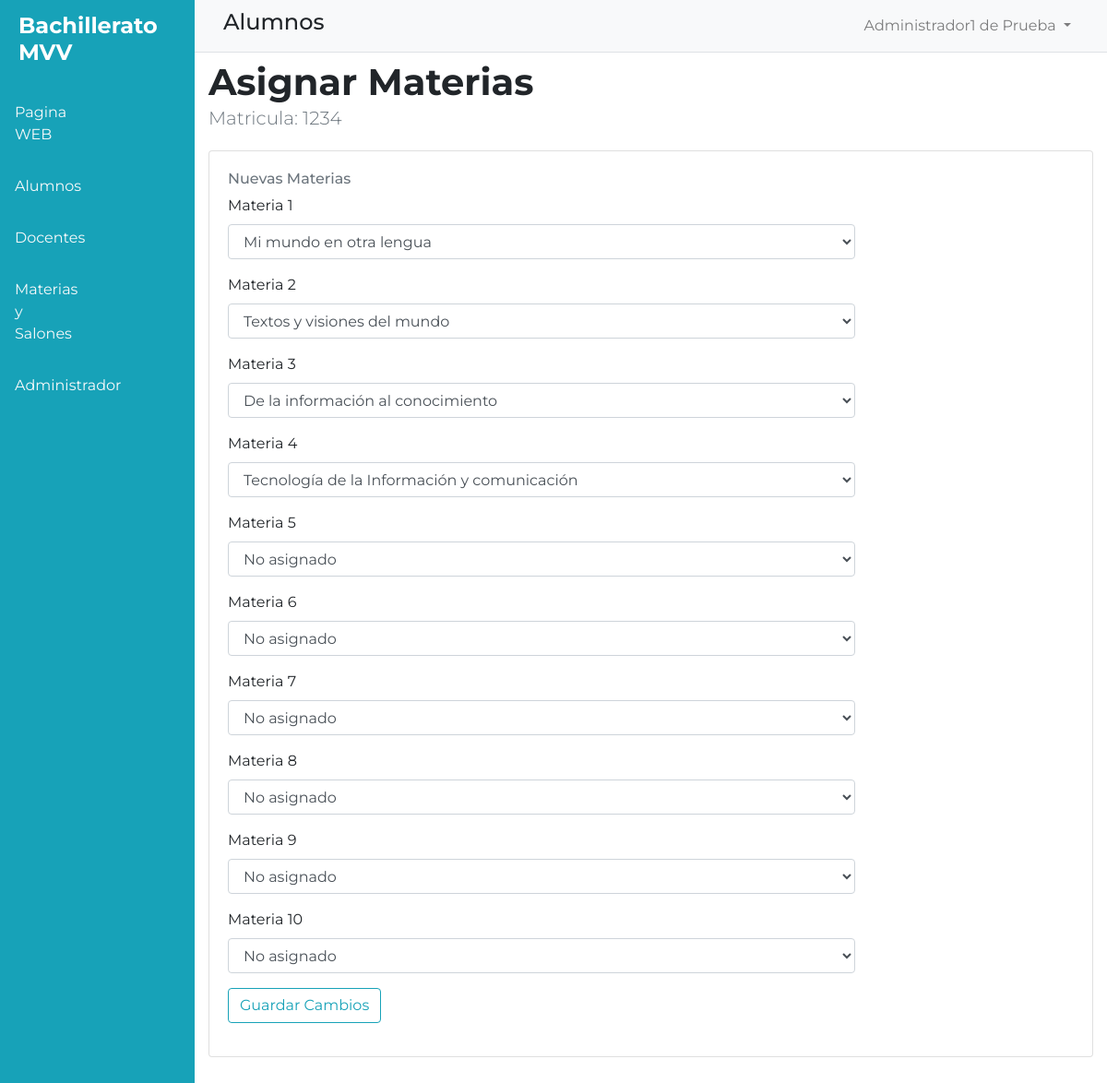
Screenshot of /editar-horario.php?matricula=1234 (signed in) with the database file from the repository.
### tables this page shows
CREATE TABLE `horario` (
  `matricula` varchar(45) NOT NULL,
  `materia1` varchar(45) DEFAULT NULL,
  `materia2` varchar(45) DEFAULT NULL,
  `materia3` varchar(45) DEFAULT NULL,
  `materia4` varchar(45) DEFAULT NULL,
  `materia5` varchar(45) DEFAULT NULL,
  `materia6` varchar(45) DEFAULT NULL,
  `materia7` varchar(45) DEFAULT NULL,
  `materia8` varchar(45) DEFAULT NULL,
  `materia9` varchar(45) DEFAULT NULL,
  `materia10` varchar(45) DEFAULT NULL
);

### editar-horario.php (the view, shortened to what this page needs)
<?php include "TEMPLETES/dashboard-admin.php";
$matricula=$_GET["matricula"];
include "CONF/conexion.php";
include "PHP/contrl-editar-horario.php";
$sqlmat=$conexion->query("SELECT * FROM horario WHERE matricula='$matricula'");
while($datos = $sqlmat->fetch_object()){
  $mat1=$datos->materia1;
  $mat2=$datos->materia2;
  $mat3=$datos->materia3;
  $mat4=$datos->materia4;
  $mat5=$datos->materia5;
  $mat6=$datos->materia6;
  $mat7=$datos->materia7;
  $mat8=$datos->materia8;
  $mat9=$datos->materia9;
  $mat10=$datos->materia10;
}
?>
      <div class="w-100">
        <nav class="navbar navbar-expand-lg navbar-light bg-light border-bottom">
          <div class="container">
          <h4>Alumnos</h4>
          <div class="collapse navbar-collapse" id="navbarSupportedContent">
            <ul class="navbar-nav ml-auto">
              <li class="nav-item dropdown ml-4">
                <a class="nav-link dropdown-toggle" href="#" id="navbarDropdown" role="button" data-toggle="dropdown" aria-haspopup="true" aria-expanded="false">
                <?php
                  echo $_SESSION["nombre"] ," ", $_SESSION["apellidop"]," ", $_SESSION["apellidom"];
                ?>
                </a>
              </li>
            </ul>
          </div>
          </div>
        </nav>
        <div id="content">
          <section>
            <div class="container">
              <div class="row">
                <div class="col-lg-9">
                  <h1 class="font-weight-bold mt-2 mb-0">Asignar Materias</h1>
                  <p class="lead text-muted">Matricula: <?=$matricula?></p>
                </div>
              </div>
            </div>
          </section>
          <section>
            <div class="container">
                <div class="card mt-1">
                  <div class="card-body">
                    <div class="row">
                      <div class="col-lg-9 ">
                        <h6 class="text-muted">Nuevas Materias</h6>
                        <form method="POST" enctype="multipart/form-data">
                        <?php
                            include "CONF/conexion.php";
                            $sql=$conexion->query("SELECT * FROM horario WHERE matricula='$matricula'");
                            while ($datos = $sql->fetch_object()){ ?>
                          <div class="form-group">
                            <label for="materia1">Materia 1</label>
                            <select id="materia1" class="form-control" name="materia1">
                            <option><?=$mat1?></option>
                            </select>
                          </div>
                          <div class="form-group">
                            <label for="materia2">Materia 2</label>
                            <select id="materia2" class="form-control" name="materia2">
                            <option><?=$mat2?></option>
                            </select>
                          </div>
                          <div class="form-group">
                            <label for="materia3">Materia 3</label>
                            <select id="materia3" class="form-control" name="materia3">
                            <option><?=$mat3?></option>
                            </select>
                          </div>
                          <div class="form-group">
                            <label for="materia4">Materia 4</label>
                            <select id="materia4" class="form-control" name="materia4">
                            <option><?=$mat4?></option>
                            </select>
                          </div>
                          <div class="form-group">
                            <label for="materia5">Materia 5</label>
                            <select id="materia5" class="form-control" name="materia5">
                            <option><?=$mat5?></option>
                            </select>
                          </div>
                          <div class="form-group">
                            <label for="materia6">Materia 6</label>
                            <select id="materia6" class="form-control" name="materia6">
                            <option><?=$mat6?></option>
                            </select>
                          </div>
                          <div class="form-group">
                            <label for="materia7">Materia 7</label>
                            <select id="materia7" class="form-control" name="materia7">
                            <option><?=$mat7?></option>
                            </select>
                          </div>
                          <div class="form-group">
                            <label for="materia8">Materia 8</label>
                            <select id="materia8" class="form-control" name="materia8">
                            <option><?=$mat8?></option>
                            </select>
                          </div>
                          <div class="form-group">
                            <label for="materia9">Materia 9</label>
                            <select id="materia9" class="form-control" name="materia9">
                            <option><?=$mat9?></option>
                            </select>
                          </div>
                          <div class="form-group">
                            <label for="materia10">Materia 10</label>
                            <select id="materia10" class="form-control" name="materia10">
                            <option><?=$mat10?></option>
                            </select>
                          </div>
                          <div class="form-group">
                            <button type="submit" class="btn btn-outline-info" value="ok" name="btnGuardar">Guardar Cambios</button>
                          </div>
                          <?php } ?>
                        </form>
                      </div>
                    </div>
                  </div>
                </div>
            </div>
          </section>
        </div>
      </div>
<?php include "TEMPLETES/pie-dashboard-admin.php";?>

### CSS/estilo-portal-admin.css (style rules this page uses)
:root { --color1: #F8F1F1; --color2: #11698E; --color3: #19456B; --color4: #7B113A; --color5: black; }
body { font-family: 'Montserrat','Roboto',sans-serif !important; overflow: hidden; }
#content { overflow-y: auto; height: 100vh; padding-bottom: 5rem; }

### rows the page displays
horario: materia1 "Mi mundo en otra lengua", materia2 "Textos y visiones del mundo", materia3 "De la información al conocimiento", materia4 "Tecnología de la Información y comunicación", materia5 "No asignado", materia6 "No asignado", materia7 "No asignado", materia8 "No asignado", materia9 "No asignado", materia10 "No asignado"

### other values shown
$_SESSION["nombre"] "Administrador1"
$_SESSION["apellidop"] "de"
$_SESSION["apellidom"] "Prueba"
$matricula "1234"
